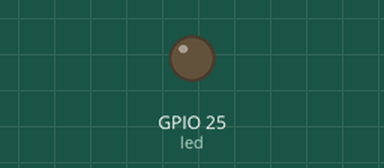
A program run on a simulated Raspberry Pi (BCM pin numbers). Shown: output pins drawn as LEDs (lit = HIGH). What the program prints to the terminal is not drawn. At 3.0 s the program stops and its outputs stay as they are.

Above: at 0.1 s.
At 1.1 s:
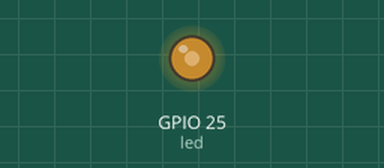
At 2.1 s:
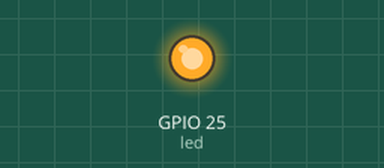
Timing chart, 0 to 4.5 s (numbered marks = the images above):
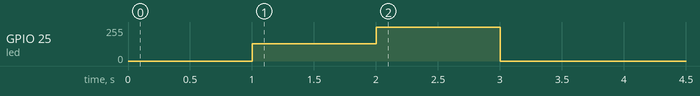

The program:

Variable_Brightness.py
```python
# PWM allows to change the brightness of LEDs
# values between 0 and 1

from gpiozero import LED
from gpiozero import PWMLED
from time import sleep

led = PWMLED(25)
flag = True
while(flag):
    led.value = 0
    sleep(1)
    led.value = 0.5
    sleep(1)
    led.value = 1
    sleep(1)
    led.off()
    flag = False

# led.pulse() has the same effect as above

print("Test Finished")
```

Measured:
- by itself, GPIO 25 (led): 0/255 → 128/255 at 1.0 s, → 255/255 1.0 s later, → 0/255 1.0 s later
